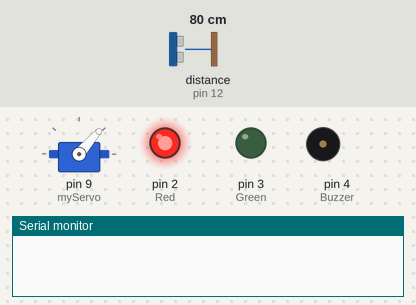
Bench run of a sketch on a simulated Arduino Uno, built with avr-gcc and run on an emulated ATmega328P. Parts: servo, output pins drawn as LEDs (lit = HIGH), buzzer (waves = sounding, pin HIGH), the last lines printed to the serial monitor. Wiring (inferred from the names in the program): ultrasonic range finder: trigger pin 13; echo pin 12. Inputs (shaded band) come from the test bench; at power-on: distance to the obstacle (sensor on pin 12) 80 cm. The echo pulse lasts 58.3 µs per cm; pins used as bus, display or sensor lines are not drawn.

Above: at 1.2 s.
1.3 s: distance to the obstacle (sensor on pin 12) set to 2 cm
At 1.43 s:
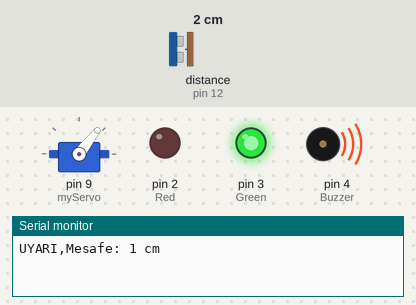
4.3 s: distance to the obstacle (sensor on pin 12) set to 10 cm
7.3 s: distance to the obstacle (sensor on pin 12) set to 13 cm
At 7.37 s:
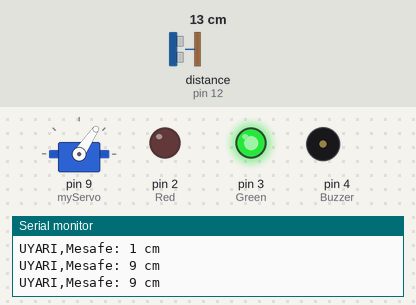
10.3 s: distance to the obstacle (sensor on pin 12) set to 4 cm
At 10.41 s:
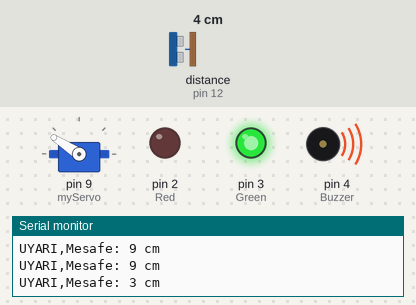
13.3 s: distance to the obstacle (sensor on pin 12) set to 18 cm
At 13.89 s:
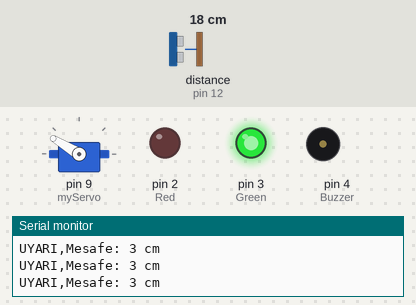
16.3 s: distance to the obstacle (sensor on pin 12) set to 60 cm
Timing chart, 0 to 20.3 s (numbered marks = the images above; inputs shaded):
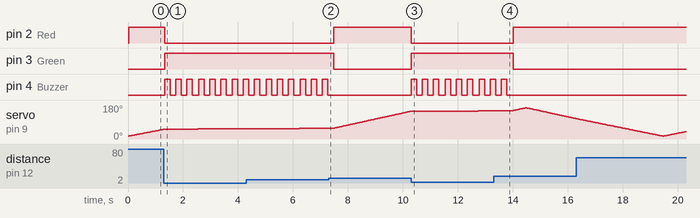

The sketch:

sketch_jun18a.ino
```cpp
#include <Servo.h>

const int trigPin = 13;
const int echoPin = 12;
const int Red = 2;
const int Green = 3;
const int Buzzer = 4; // Buzzer pini

long duration;
int distance;
Servo myServo;

void setup() {
  pinMode(trigPin, OUTPUT);
  pinMode(echoPin, INPUT);
  pinMode(Red, OUTPUT); // Kırmızı LED pinini çıkış olarak ayarlayın
  pinMode(Green, OUTPUT); // Yeşil LED pinini çıkış olarak ayarlayın
  pinMode(Buzzer, OUTPUT); // Buzzer pinini çıkış olarak ayarlayın
  Serial.begin(9600);
  myServo.attach(9);
}

void loop() {
  for (int i = 15; i <= 165; i++) {
    myServo.write(i); // Servo motoru hareket ettirme
    delay(30);
    distance = calculateDistance();

   /* Serial.print(i);
    Serial.print(",");
    Serial.print(distance);
    Serial.print(".");*/

    if (distance <=10 ) { // Eğer mesafe 5 cm veya daha az ise
      redLed(); // LED durumunu ayarla

       Serial.print("UYARI,");
      Serial.print("Mesafe: ");
      Serial.print(distance);
      Serial.println(" cm");


      buzzerAlarm();  // Buzzer'ı sesi çıkar
    } else {
      // LED durumunu ayarla
      greenLed();
    }
  }

  for (int i = 165; i > 15; i--) {
    myServo.write(i);
    delay(30);
    distance = calculateDistance();

   /* Serial.print(i); // Servo açısı
    Serial.print(","); // diğer veri için belirteç
    Serial.print(distance); // Uzaklık verisi
    Serial.print("."); // verinin sonu belirteç*/

    if (distance <= 10) { // Eğer mesafe 5 cm veya daha az ise
      redLed();  // LED durumunu ayarla
      Serial.print("UYARI,");
      Serial.print("Mesafe: ");
      Serial.print(distance);
      Serial.println(" cm");
      buzzerAlarm(); // Buzzer'ı sesi çıkar
    } else {
      // LED durumunu ayarla
      greenLed();
    }
  }
}

int calculateDistance() {
  digitalWrite(trigPin, LOW);
  delayMicroseconds(2);
  digitalWrite(trigPin, HIGH);
  delayMicroseconds(10);
  digitalWrite(trigPin, LOW);
  duration = pulseIn(echoPin, HIGH);
  distance = duration * 0.034 / 2;
  return distance;
}

void buzzerAlarm() {
  for (int j = 0; j < 3; j++) {
    digitalWrite(Buzzer, HIGH);
    delay(200); // Buzzer'ı 200 ms süreyle aktif et
    digitalWrite(Buzzer, LOW);
    delay(200); // 200 ms süreyle bekle
  }
}

void greenLed() {
  digitalWrite(Red, HIGH);
  digitalWrite(Green, LOW);
}

void redLed() {

  digitalWrite(Red, LOW);
  digitalWrite(Green, HIGH);

}

/* ..


*/
```

Measured:
- the behaviour switches between 11 and 12 cm on distance to the obstacle (sensor on pin 12) (found by bisection; images 1 and 2)
- after the input at 1.3 s, pin 2 (Red): HIGH → LOW at once; pin 3 (Green): LOW → HIGH at once; pin 4 (Buzzer): alternates HIGH for 0.20 s and LOW for 0.20 s, starting at once
- after the input at 7.3 s, pin 2 (Red): LOW → HIGH after 0.19 s; pin 3 (Green): HIGH → LOW after 0.19 s; pin 4 (Buzzer): stops changing and stays LOW
- after the input at 10.3 s, pin 2 (Red): HIGH → LOW at once; pin 3 (Green): LOW → HIGH at once; pin 4 (Buzzer): alternates HIGH for 0.20 s and LOW for 0.20 s, starting at once
- after the input at 13.3 s, pin 2 (Red): LOW → HIGH after 0.71 s; pin 3 (Green): HIGH → LOW after 0.71 s; pin 4 (Buzzer): goes on until 13.8 s, then stays LOW
